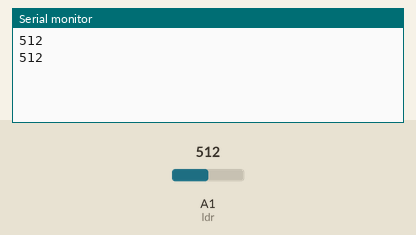
A sketch run on a simulated Arduino Uno, built with avr-gcc and run on an emulated ATmega328P. Parts: the last lines printed to the serial monitor. Inputs (shaded band) come from the test bench; at power-on: A1 (ldr) = 512.

Above: at 1.8 s.
1.9 s: A1 (ldr) set to 716
At 2.8 s:
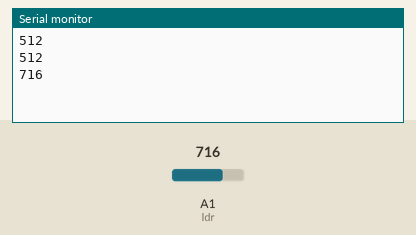
3.4 s: A1 (ldr) set to 900
At 4.8 s:
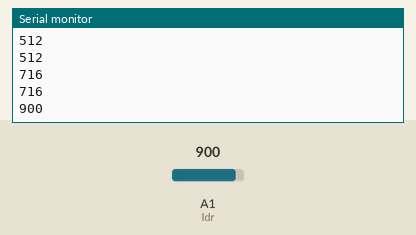
Timing chart, 0 to 6.4 s (numbered marks = the images above; inputs shaded):
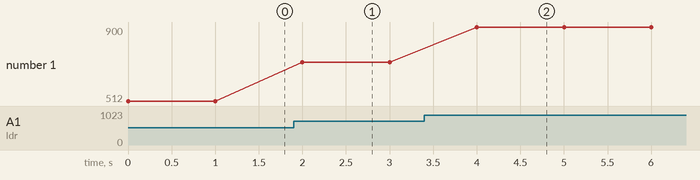

The sketch:

practica8.ino
```cpp
//PRACTICA #8 TI4-3 VICTOR GALVAN

//Declaramos las variables
int valorFR = 0;
int ldr = A1;

void setup() {
  Serial.begin(9600);
 //Declaramos la entrada de la fotorresistencia
  pinMode(ldr, INPUT);
}

void loop() {
  //Leemos los valores de la fotorresistencia
  valorFR = analogRead(ldr);

  //Imprimimos los valores de la fotorresistencia
  Serial.println(valorFR);

  delay(1000);
}
```

Measured:
- after the input at 1.9 s, the serial monitor: prints a new line after 0.10 s (image 1)
- after the input at 3.4 s, the serial monitor: prints a new line after 0.60 s (image 2)
- plotted number 1: 512 → 716 after the input at 1.9 s, 716 → 900 after the input at 3.4 s
